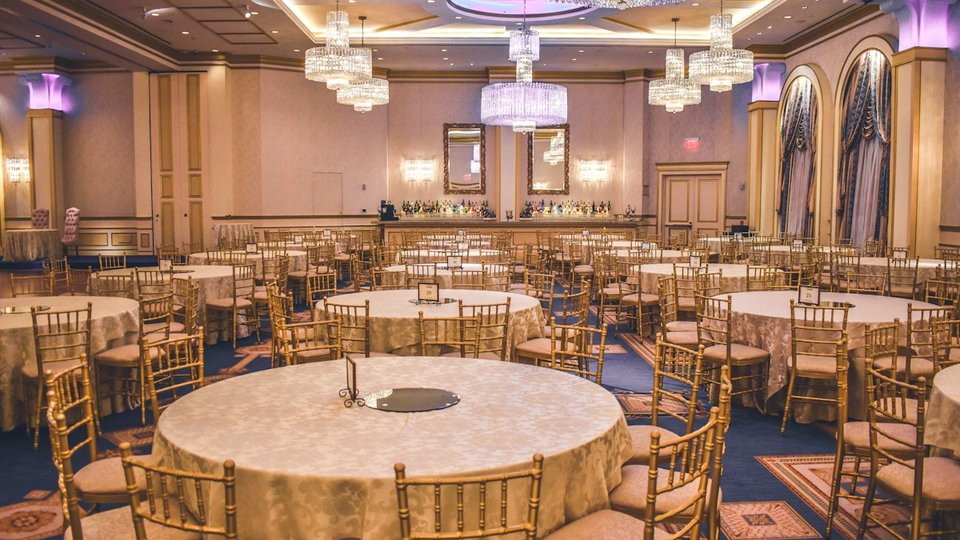
#> input picture wwwroot/assets/images/venues/venue-001.jpg, 960 x 540 px; its folder holds 4 pictures in this run
$ python generate-venue-images.py
#> lines starting #> are read from the running program, lines starting #| are printed output that depends on the picture
"""Download and crop local illustrative venue photos. Run: py -3 scripts/generate-venue-images.py"""

from concurrent.futures import ThreadPoolExecutor
from io import BytesIO
from pathlib import Path
from urllib.request import Request, urlopen

from PIL import Image, ImageOps


ROOT = Path(__file__).resolve().parents[1]
OUTPUT = ROOT / "wwwroot/assets/images/venues"
# Unsplash photo identifiers; these are illustrations, not photos of the sample records.
PHOTOS = [
    "1519167758481-83f550bb49b3",
    "1511795409834-ef04bbd61622",
    "1505373877841-8d25f7d46678",
    "1511578314322-379afb476865",
    "1505845753232-f74a87b62db6",
    "1517502884422-41eaead166d4",
    "1724315069543-52ffaa592bcc",
    "1497366811353-6870744d04b2",
    "1677677403344-029c7fcd7300",
    "1464366400600-7168b8af9bc3",
]
CAPTIONS = [
    "Sảnh tiệc với bàn tròn",
    "Bàn tiệc trang trí hoa",
    "Hội trường có sân khấu trình chiếu",
    "Phòng hội nghị với bàn tiệc",
    "Phòng hội thảo với các hàng ghế",
    "Phòng họp nhìn ra thành phố",
    "Hội trường có màn chiếu",
    "Phòng họp sáng với cửa kính",
    "Không gian tổ chức ngoài trời",
    "Sảnh tiệc với bàn trang trí",
]
PHOTO_PAGES = {
    5: ("ål nik", "https://unsplash.com/photos/white-chair-lot-J5XqX-qvEZE"),
    7: ("Aditya Sethia", "https://unsplash.com/photos/an-empty-conference-room-with-a-projector-screen-g1YKUSb11KY"),
    9: ("Sergio Butko", "https://unsplash.com/photos/an-outdoor-ceremony-set-up-with-chairs-and-rugs-f-AFdkhAk0I"),
}


def download(item):
#> called with item = (1, '1519167758481-83f550bb49b3')
    number, photo_id = item
    target = OUTPUT / f"venue-{number:03d}.jpg"
    if target.exists():
        with Image.open(target) as photo:
#> photo is the input picture: PIL image 960x540 RGB; mean R, G, B 162.2, 122.5, 99.4
            photo.verify()
        return
    url = f"https://images.unsplash.com/photo-{photo_id}?auto=format&fit=crop&w=1200&q=85"
    request = Request(url, headers={"User-Agent": "QLSK-VenueAssets/1.0"})
    with urlopen(request, timeout=45) as response:
        data = response.read()
    with Image.open(BytesIO(data)) as photo:
        cover = ImageOps.fit(ImageOps.exif_transpose(photo).convert("RGB"), (960, 540),
                             method=Image.Resampling.LANCZOS)
        cover.save(target, quality=85, optimize=True, progressive=True)
    print(f"Saved {target.name}: {target.stat().st_size:,} bytes", flush=True)


def main():
    OUTPUT.mkdir(parents=True, exist_ok=True)
    with ThreadPoolExecutor(max_workers=4) as pool:
        list(pool.map(download, enumerate(PHOTOS, start=1)))
#> call 2 of download, with item = (2, '1511795409834-ef04bbd61622')
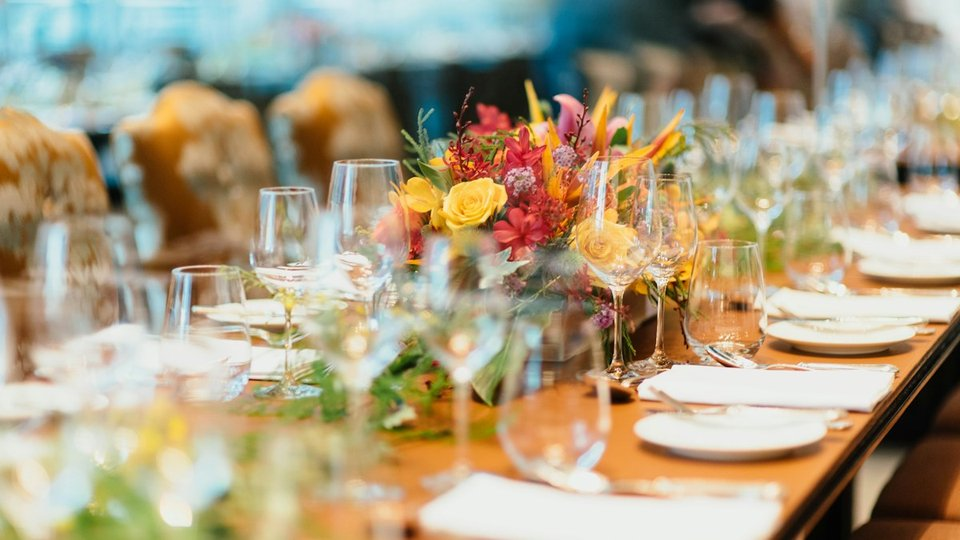
#> input picture wwwroot/assets/images/venues/venue-002.jpg, 960 x 540 px
#> in download, photo is the input picture: PIL image 960x540 RGB; mean R, G, B 170.9, 157, 129.5
#> call 3 of download, with item = (3, '1505373877841-8d25f7d46678')
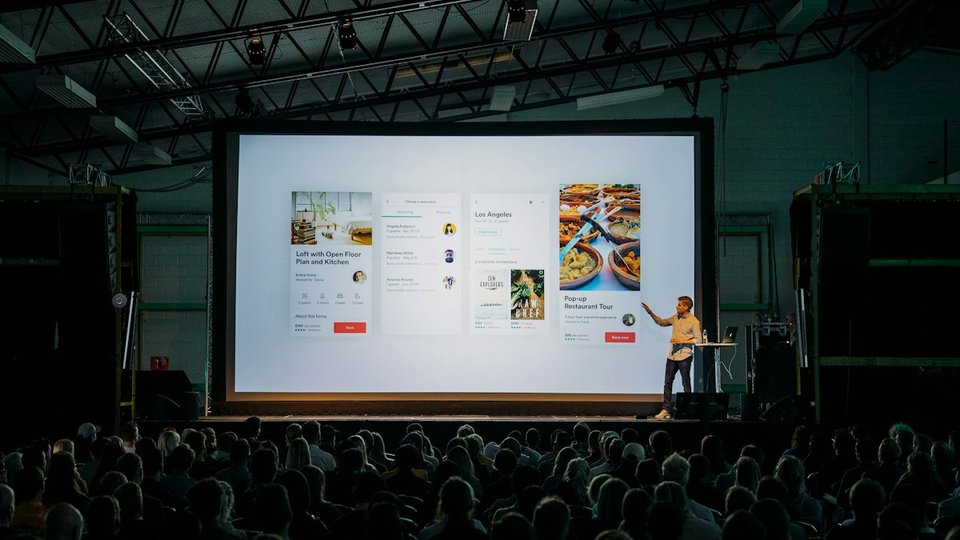
#> input picture wwwroot/assets/images/venues/venue-003.jpg, 960 x 540 px
#> in download, photo is the input picture: PIL image 960x540 RGB; mean R, G, B 50.5, 57.7, 56.9
#> call 4 of download, with item = (4, '1511578314322-379afb476865')
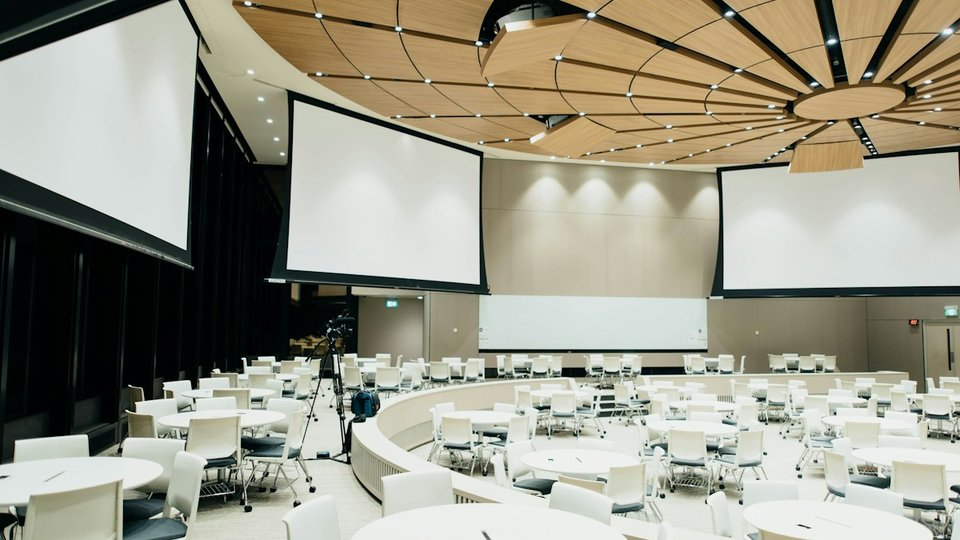
#> input picture wwwroot/assets/images/venues/venue-004.jpg, 960 x 540 px
#> in download, photo is the input picture: PIL image 960x540 RGB; mean R, G, B 155.2, 153, 137.4
#> (the call stopped at in download, `with urlopen(request, timeout=45) as response:`: the network is not available in this run)
    rows = "\n".join(
        f"| `venue-{number:03d}.jpg` | {CAPTIONS[number - 1]} | https://images.unsplash.com/photo-{photo_id} | "
        + (f"[{PHOTO_PAGES[number][0]}]({PHOTO_PAGES[number][1]})" if number in PHOTO_PAGES else "Unsplash") + " |"
        for number, photo_id in enumerate(PHOTOS, start=1)
    )
    (OUTPUT / "SOURCES.md").write_text(
        "# Ảnh minh họa địa điểm\n\n"
        "10 ảnh JPG riêng, kích thước 960 × 540 (16:9), được lưu và phục vụ trực tiếp "
        "từ `/assets/images/venues/`. Không lưu dữ liệu ảnh trong database và không "
        "phụ thuộc vào máy chủ ảnh bên ngoài khi mở trang.\n\n"
        "Đây là ảnh minh họa không gian tổ chức sự kiện, không phải ảnh "
        "chụp được xác minh của các địa điểm mang tên tương ứng. Ảnh được gắn cố định "
        "theo mã địa điểm từ 1 đến 10; mã khác dùng ảnh dự phòng.\n\n"
        "Nguồn: Unsplash, sử dụng theo [Unsplash License](https://unsplash.com/license). "
        "Đã tải và kiểm tra trực quan ngày 31/10/2026.\n\n"
        "| File | Không gian | URL ảnh nguồn | Tác giả / trang ảnh |\n| --- | --- | --- | --- |\n" + rows + "\n\n"
        "Tạo lại bằng `py -3 scripts/generate-venue-images.py` (cần Pillow).\n",
        encoding="utf-8",
    )


if __name__ == "__main__":
    main()
